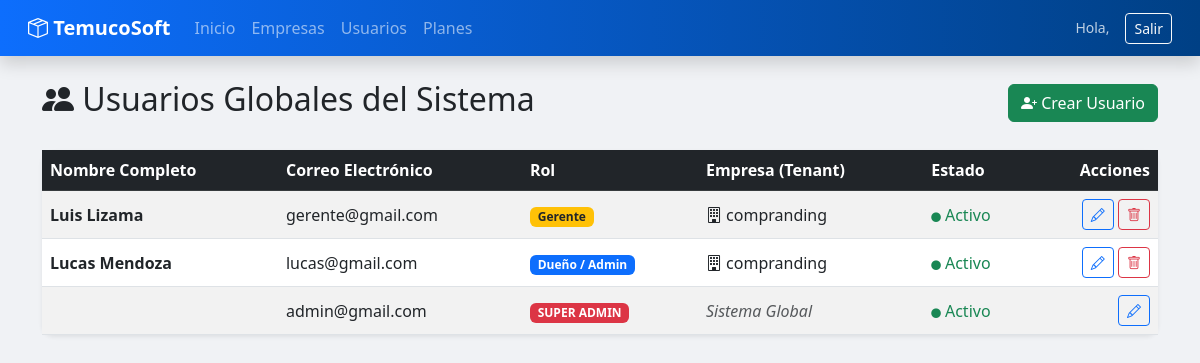
The app's page /super/users/ (signed in) with its own data.
### api/models.py (models this page shows, shortened)
class User(AbstractUser):
    ROLES = (
        ('super_admin', 'Super Admin'),
        ('admin_cliente', 'Admin Cliente'),
        ('gerente', 'Gerente'),
        ('vendedor', 'Vendedor'),
        ('cliente_final', 'Cliente Ecommerce'),
    )
    username = None
    email = models.EmailField(unique=True)
    rut = models.CharField(max_length=12, blank=True, null=True, validators=[validar_rut_chileno]) # Validador
    role = models.CharField(max_length=20, choices=ROLES, default='cliente_final')
    company = models.ForeignKey(Company, on_delete=models.CASCADE, null=True, blank=True, related_name='users')
    USERNAME_FIELD = 'email'
    REQUIRED_FIELDS = []
    objects = UserManager()

class Company(models.Model):
    name = models.CharField(max_length=100)
    rut = models.CharField(max_length=12, validators=[validar_rut_chileno])
    address = models.CharField(max_length=200)
    phone = models.CharField(max_length=20, blank=True)
    created_at = models.DateTimeField(auto_now_add=True)
    is_active = models.BooleanField(default=True)

### api/views.py (the view)
# urls.py: path('super/users/', views.super_user_list, name='super_user_list'),
@login_required
def super_user_list(request):
    if request.user.role != 'super_admin': return redirect('dashboard')
    return render(request, 'superadmin/user_list.html', {'users': User.objects.all().select_related('company').order_by('-date_joined')})

### templates/superadmin/user_list.html
{% extends 'base.html' %}
{% block content %}
<div class="d-flex justify-content-between align-items-center mb-4">
    <h2><i class="bi bi-people-fill"></i> Usuarios Globales del Sistema</h2>
    <a href="{% url 'super_user_create' %}" class="btn btn-success"><i class="bi bi-person-plus-fill"></i> Crear Usuario</a>
</div>
<div class="card shadow-sm border-0">
    <div class="card-body p-0">
        <table class="table table-striped table-hover mb-0 align-middle">
            <thead class="table-dark">
                <tr>
                    <th>Nombre Completo</th>
                    <th>Correo Electrónico</th>
                    <th>Rol</th>
                    <th>Empresa (Tenant)</th>
                    <th>Estado</th>
                    <th class="text-end">Acciones</th>
                </tr>
            </thead>
            <tbody>
                {% for u in users %}
                <tr>
                    <td class="fw-bold">{{ u.first_name }} {{ u.last_name }}</td>
                    <td>{{ u.email }}</td>
                    <td>
                        {% if u.role == 'super_admin' %}
                            <span class="badge bg-danger">SUPER ADMIN</span>
                        {% elif u.role == 'admin_cliente' %}
                            <span class="badge bg-primary">Dueño / Admin</span>
                        {% elif u.role == 'gerente' %}
                            <span class="badge bg-warning text-dark">Gerente</span>
                        {% else %}
                            <span class="badge bg-secondary">Vendedor</span>
                        {% endif %}
                    </td>
                    <td>
                        {% if u.company %}
                            <i class="bi bi-building"></i> {{ u.company.name }}
                        {% else %}
                            <span class="text-muted fst-italic">Sistema Global</span>
                        {% endif %}
                    </td>
                    <td>
                        {% if u.is_active %}
                            <span class="text-success"><i class="bi bi-circle-fill" style="font-size: 0.6rem;"></i> Activo</span>
                        {% else %}
                            <span class="text-danger"><i class="bi bi-circle-fill" style="font-size: 0.6rem;"></i> Inactivo</span>
                        {% endif %}
                    </td>
                    <td class="text-end">
                        <a href="{% url 'super_user_edit' u.id %}" class="btn btn-sm btn-outline-primary"><i class="bi bi-pencil"></i></a>
                        {% if u.id != user.id %}
                            <a href="{% url 'super_user_delete' u.id %}" class="btn btn-sm btn-outline-danger"><i class="bi bi-trash"></i></a>
                        {% endif %}
                    </td>
                </tr>
                {% empty %}
                <tr><td colspan="6" class="text-center p-5">No se encontraron usuarios.</td></tr>
                {% endfor %}
            </tbody>
        </table>
    </div>
</div>
{% endblock %}

### templates/base.html (style rules this page uses)
body { background-color: #f0f2f5; font-family: 'Segoe UI', sans-serif; }
.card { border: none; border-radius: 12px; box-shadow: 0 4px 6px rgba(0,0,0,0.05); transition: transform 0.2s; }

### records on screen
User: first_name "Luis", last_name "Lizama", email "gerente@gmail.com", role "Gerente", company.name "compranding", is_active True (drawn)
User: first_name "Lucas", last_name "Mendoza", email "lucas@gmail.com", role "Dueño / Admin", company.name "compranding", is_active True (drawn)
User: email "admin@gmail.com", role "SUPER ADMIN", shows "Sistema Global", is_active True (drawn)
